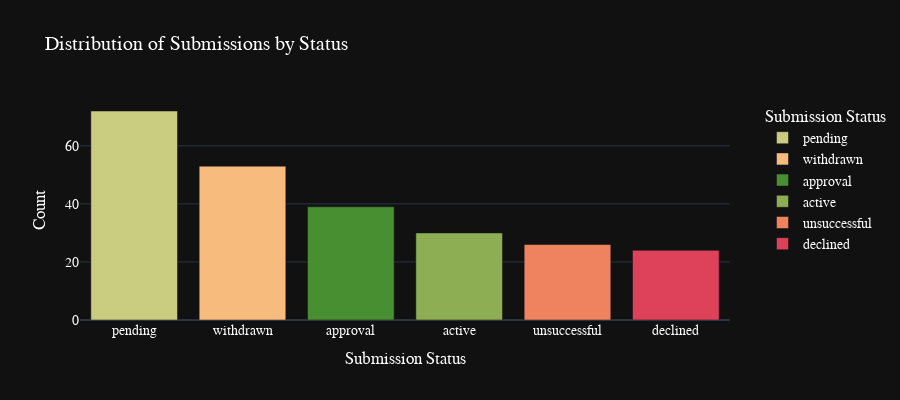

Write notebook code for a chart like this one.
### Code cell
# Prepare Bar Plot and Annotations
# Create the bar plot
status_counts = submissions_golden_df.loc[:,
                    'submission_status'
                ].value_counts(
                ).reset_index()
status_counts.columns = ['submission_status', 'count']
status_fig = px.bar(
    status_counts,
    x='submission_status',
    y='count',
    title='Distribution of Submissions by Status',
    labels={
        'submission_status': 'Submission Status',
        'count': 'Count'
    },
    color='submission_status',
    color_discrete_map=PLOTLY_STATUS_BARPLOT_COLOR_MAP,
    height=BARPLOT_HEIGHT,
    template='plotly_dark',
)
status_fig.update_layout(
    legend_title_text='Submission Status',
    legend=dict(
        x=1.05,
        y=1,
        traceorder='normal',
        bgcolor='rgba(255, 255, 255, 0)',
        bordercolor='rgba(255, 255, 255, 0)'
    ),
    margin=dict(r=150),
    font=dict(
        family="Helvetica",
        size=14,
        color="white"
    )
)
status_fig.show()

### Figure 1 — Plotly figure (JSON) as saved in the notebook; plotly's stock layout.template omitted (floating-point values rounded to 4 significant figures)
{"data": [{"alignmentgroup": "True", "hovertemplate": "Submission Status=%{x}<br>Count=%{y}<extra></extra>", "legendgroup": "pending", "marker": {"color": "rgb(202, 205, 128)", "pattern": {"shape": ""}}, "name": "pending", "offsetgroup": "pending", "orientation": "v", "showlegend": true, "textposition": "auto", "x": ["pending"], "xaxis": "x", "y": [72], "yaxis": "y", "type": "bar"}, {"alignmentgroup": "True", "hovertemplate": "Submission Status=%{x}<br>Count=%{y}<extra></extra>", "legendgroup": "withdrawn", "marker": {"color": "rgb(247, 188, 125)", "pattern": {"shape": ""}}, "name": "withdrawn", "offsetgroup": "withdrawn", "orientation": "v", "showlegend": true, "textposition": "auto", "x": ["withdrawn"], "xaxis": "x", "y": [53], "yaxis": "y", "type": "bar"}, {"alignmentgroup": "True", "hovertemplate": "Submission Status=%{x}<br>Count=%{y}<extra></extra>", "legendgroup": "approval", "marker": {"color": "rgb(72, 143, 49)", "pattern": {"shape": ""}}, "name": "approval", "offsetgroup": "approval", "orientation": "v", "showlegend": true, "textposition": "auto", "x": ["approval"], "xaxis": "x", "y": [39], "yaxis": "y", "type": "bar"}, {"alignmentgroup": "True", "hovertemplate": "Submission Status=%{x}<br>Count=%{y}<extra></extra>", "legendgroup": "active", "marker": {"color": "rgb(142, 174, 84)", "pattern": {"shape": ""}}, "name": "active", "offsetgroup": "active", "orientation": "v", "showlegend": true, "textposition": "auto", "x": ["active"], "xaxis": "x", "y": [30], "yaxis": "y", "type": "bar"}, {"alignmentgroup": "True", "hovertemplate": "Submission Status=%{x}<br>Count=%{y}<extra></extra>", "legendgroup": "unsuccessful", "marker": {"color": "rgb(239, 131, 95)", "pattern": {"shape": ""}}, "name": "unsuccessful", "offsetgroup": "unsuccessful", "orientation": "v", "showlegend": true, "textposition": "auto", "x": ["unsuccessful"], "xaxis": "x", "y": [26], "yaxis": "y", "type": "bar"}, {"alignmentgroup": "True", "hovertemplate": "Submission Status=%{x}<br>Count=%{y}<extra></extra>", "legendgroup": "declined", "marker": {"color": "rgb(222, 66, 91)", "pattern": {"shape": ""}}, "name": "declined", "offsetgroup": "declined", "orientation": "v", "showlegend": true, "textposition": "auto", "x": ["declined"], "xaxis": "x", "y": [24], "yaxis": "y", "type": "bar"}], "layout": {"xaxis": {"anchor": "y", "domain": [0.0, 1.0], "title": {"text": "Submission Status"}, "categoryorder": "array", "categoryarray": ["pending", "withdrawn", "approval", "active", "unsuccessful", "declined"]}, "yaxis": {"anchor": "x", "domain": [0.0, 1.0], "title": {"text": "Count"}}, "legend": {"title": {"text": "Submission Status"}, "tracegroupgap": 0, "x": 1.05, "y": 1, "traceorder": "normal", "bgcolor": "rgba(255, 255, 255, 0)", "bordercolor": "rgba(255, 255, 255, 0)"}, "title": {"text": "Distribution of Submissions by Status"}, "barmode": "relative", "height": 400, "margin": {"r": 150}, "font": {"family": "Helvetica", "size": 14, "color": "white"}}}
